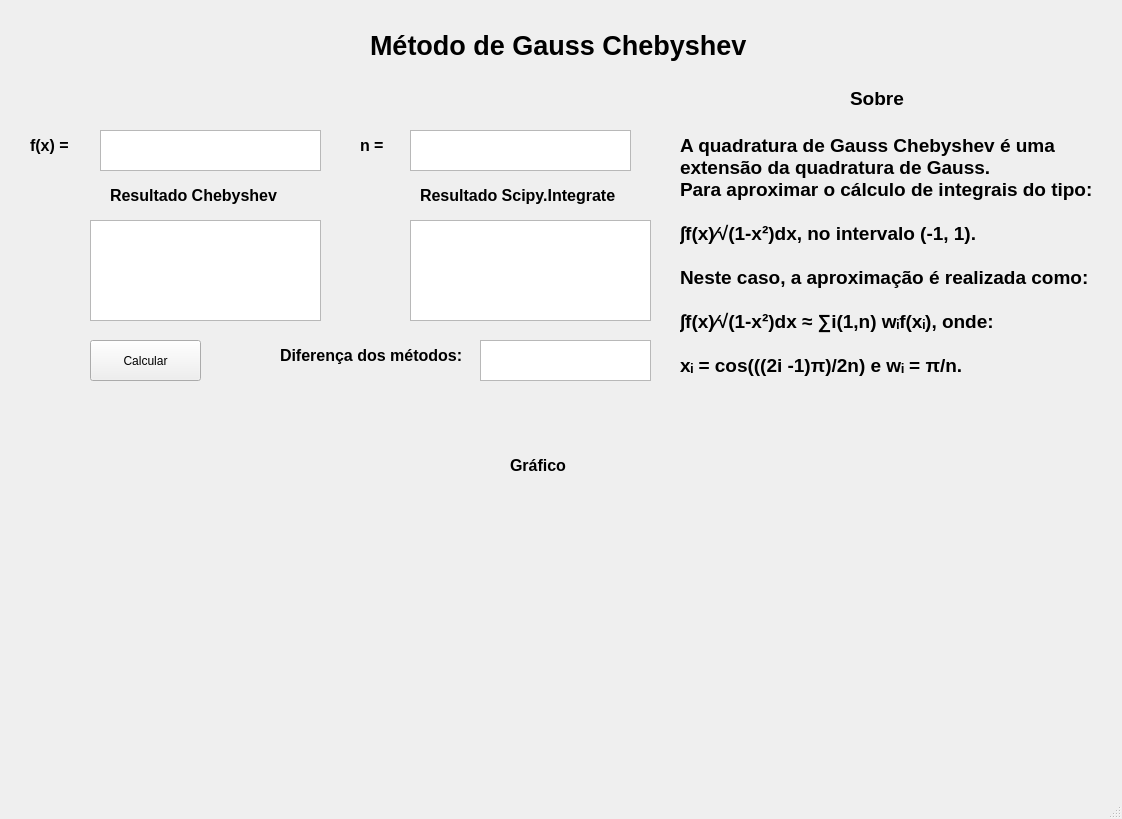
<?xml version="1.0" encoding="UTF-8"?>
<ui version="4.0">
 <class>MainWindow</class>
 <widget class="QMainWindow" name="MainWindow">
  <property name="geometry">
   <rect>
    <x>0</x>
    <y>0</y>
    <width>1122</width>
    <height>819</height>
   </rect>
  </property>
  <property name="windowTitle">
   <string>MainWindow</string>
  </property>
  <widget class="QWidget" name="centralwidget">
   <widget class="QTextEdit" name="textFunc1">
    <property name="geometry">
     <rect>
      <x>100</x>
      <y>130</y>
      <width>221</width>
      <height>41</height>
     </rect>
    </property>
   </widget>
   <widget class="QLabel" name="labelTitulo_2">
    <property name="geometry">
     <rect>
      <x>370</x>
      <y>10</y>
      <width>481</width>
      <height>71</height>
     </rect>
    </property>
    <property name="font">
     <font>
      <pointsize>20</pointsize>
      <weight>75</weight>
      <bold>true</bold>
     </font>
    </property>
    <property name="text">
     <string>Método de Gauss Chebyshev</string>
    </property>
   </widget>
   <widget class="QLabel" name="labelY_2">
    <property name="geometry">
     <rect>
      <x>30</x>
      <y>130</y>
      <width>71</width>
      <height>31</height>
     </rect>
    </property>
    <property name="font">
     <font>
      <pointsize>12</pointsize>
      <weight>75</weight>
      <bold>true</bold>
     </font>
    </property>
    <property name="text">
     <string>f(x) =</string>
    </property>
   </widget>
   <widget class="QTextEdit" name="textEditN1">
    <property name="geometry">
     <rect>
      <x>410</x>
      <y>130</y>
      <width>221</width>
      <height>41</height>
     </rect>
    </property>
   </widget>
   <widget class="QLabel" name="labelY_3">
    <property name="geometry">
     <rect>
      <x>360</x>
      <y>130</y>
      <width>41</width>
      <height>31</height>
     </rect>
    </property>
    <property name="font">
     <font>
      <pointsize>12</pointsize>
      <weight>75</weight>
      <bold>true</bold>
     </font>
    </property>
    <property name="text">
     <string>n =</string>
    </property>
   </widget>
   <widget class="QTextEdit" name="textResult1">
    <property name="geometry">
     <rect>
      <x>90</x>
      <y>220</y>
      <width>231</width>
      <height>101</height>
     </rect>
    </property>
   </widget>
   <widget class="QTextEdit" name="textResult2">
    <property name="geometry">
     <rect>
      <x>410</x>
      <y>220</y>
      <width>241</width>
      <height>101</height>
     </rect>
    </property>
   </widget>
   <widget class="QLabel" name="labelY_8">
    <property name="geometry">
     <rect>
      <x>110</x>
      <y>180</y>
      <width>181</width>
      <height>31</height>
     </rect>
    </property>
    <property name="font">
     <font>
      <pointsize>12</pointsize>
      <weight>75</weight>
      <bold>true</bold>
     </font>
    </property>
    <property name="text">
     <string>Resultado Chebyshev</string>
    </property>
   </widget>
   <widget class="QLabel" name="labelY_9">
    <property name="geometry">
     <rect>
      <x>420</x>
      <y>180</y>
      <width>211</width>
      <height>31</height>
     </rect>
    </property>
    <property name="font">
     <font>
      <pointsize>12</pointsize>
      <weight>75</weight>
      <bold>true</bold>
     </font>
    </property>
    <property name="text">
     <string>Resultado Scipy.Integrate</string>
    </property>
   </widget>
   <widget class="QLabel" name="labelY_10">
    <property name="geometry">
     <rect>
      <x>510</x>
      <y>450</y>
      <width>81</width>
      <height>31</height>
     </rect>
    </property>
    <property name="font">
     <font>
      <pointsize>12</pointsize>
      <weight>75</weight>
      <bold>true</bold>
     </font>
    </property>
    <property name="text">
     <string>Gráfico</string>
    </property>
   </widget>
   <widget class="MplWidget" name="MplWidgetGaussChebyshev" native="true">
    <property name="geometry">
     <rect>
      <x>330</x>
      <y>490</y>
      <width>451</width>
      <height>241</height>
     </rect>
    </property>
   </widget>
   <widget class="QPushButton" name="pushButtonCalcular">
    <property name="geometry">
     <rect>
      <x>90</x>
      <y>340</y>
      <width>111</width>
      <height>41</height>
     </rect>
    </property>
    <property name="text">
     <string>Calcular</string>
    </property>
   </widget>
   <widget class="QLabel" name="labelY_11">
    <property name="geometry">
     <rect>
      <x>280</x>
      <y>340</y>
      <width>201</width>
      <height>31</height>
     </rect>
    </property>
    <property name="font">
     <font>
      <pointsize>12</pointsize>
      <weight>75</weight>
      <bold>true</bold>
     </font>
    </property>
    <property name="text">
     <string>Diferença dos métodos:</string>
    </property>
   </widget>
   <widget class="QTextEdit" name="textEditDiferenca">
    <property name="geometry">
     <rect>
      <x>480</x>
      <y>340</y>
      <width>171</width>
      <height>41</height>
     </rect>
    </property>
   </widget>
   <widget class="QLabel" name="label">
    <property name="geometry">
     <rect>
      <x>680</x>
      <y>120</y>
      <width>441</width>
      <height>271</height>
     </rect>
    </property>
    <property name="font">
     <font>
      <pointsize>14</pointsize>
      <weight>75</weight>
      <bold>true</bold>
     </font>
    </property>
    <property name="text">
     <string>A quadratura de Gauss Chebyshev é uma 
extensão da quadratura de Gauss.
Para aproximar o cálculo de integrais do tipo:

∫f(x)⁄√(1-x²)dx, no intervalo (-1, 1).

Neste caso, a aproximação é realizada como:

∫f(x)⁄√(1-x²)dx ≈ ∑i(1,n) wᵢf(xᵢ), onde:

xᵢ = cos(((2i -1)π)/2n) e wᵢ = π/n.</string>
    </property>
   </widget>
   <widget class="QLabel" name="label_2">
    <property name="geometry">
     <rect>
      <x>850</x>
      <y>90</y>
      <width>61</width>
      <height>16</height>
     </rect>
    </property>
    <property name="font">
     <font>
      <pointsize>14</pointsize>
      <weight>75</weight>
      <bold>true</bold>
     </font>
    </property>
    <property name="text">
     <string>Sobre</string>
    </property>
   </widget>
  </widget>
  <widget class="QMenuBar" name="menubar">
   <property name="geometry">
    <rect>
     <x>0</x>
     <y>0</y>
     <width>1122</width>
     <height>21</height>
    </rect>
   </property>
  </widget>
  <widget class="QStatusBar" name="statusbar"/>
 </widget>
 <customwidgets>
  <customwidget>
   <class>MplWidget</class>
   <extends>QWidget</extends>
   <header>mplwidget.h</header>
   <container>1</container>
  </customwidget>
 </customwidgets>
 <resources/>
 <connections/>
</ui>
